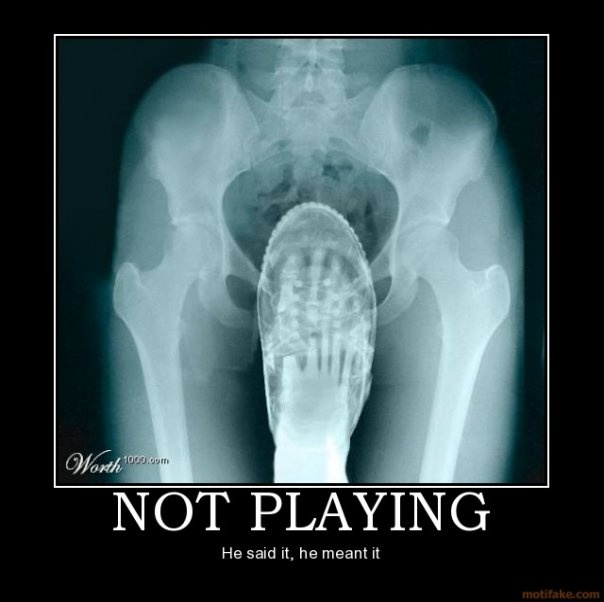
#> input picture xray.jpg, 604 x 602 px
$ python convert_image_to_dicom.py -i xray.jpg -o xray.dcm --patient 'DOE^John' --id 12345 --modality DX --monochrome
#> lines starting #> are read from the running program, lines starting #| are printed output that depends on the picture
"""
Converts a JPG/PNG image in a minimal DICOM (Secondary Capture)

Usage example
python3 convert_image_to_dicom.py -i xray.jpg -o xray.dcm --patient "DOE^John" --id 12345 --modality DX --monochrome
"""

import argparse
import datetime
import os

#pydicom is the library to create/manipulate DICOM datasets and files
from pydicom.dataset import Dataset, FileDataset
from pydicom.uid import generate_uid, ExplicitVRBigEndian, SecondaryCaptureImageStorage

# Pillow handles reading common image formats (JPG/PNG)
from PIL import Image

# numpy is used to convert the Pillow image into raw bytes consistently
import numpy as np

def create_dicom_from_image(
        img_path,
        out_path,
        patient_name="ANON^PATIENT",
        patient_id="0000",
        modality="OT",
        study_uid=None,
        series_uid=None,
        sop_instance_uid=None,
        sop_class_uid=SecondaryCaptureImageStorage,
        make_monochrome=True
        ):
    """
    Create and save a DICOM file from an input image file

    Key design decisions:
    - Secondary Capture SOP class is used by default because it's generic and viewable by most DICOM viewers
    - Explicit VR little Edian Transfer syntax is chosen for the file dataset (common and compatible)
    - The File Meta (group 0002) is always written in Explicit VR Little Endian per DICOM standard
    - Pixel data is written uncompressed, if we where to use this for production we may need to use JPEG/JPEG2000 and change TransferSyntax accordingly
    """
#> called with img_path = 'xray.jpg', out_path = 'xray.dcm', patient_name = 'DOE^John', patient_id = '12345', modality = 'DX', sop_class_uid = '1.2.840.10008.5.1.4.1.1.7', make_monochrome = True

    # 1. Read the input image with Pillow
    img = Image.open(img_path)
#> img is the input picture: PIL image 604x602 RGB; mean R, G, B 63.1, 82.2, 85.4
    #convert to MONOCHROME2 if requested (typical for x-ray)
    if make_monochrome:
        img = img.convert('L') # 'L' is a 8-bit grayscale
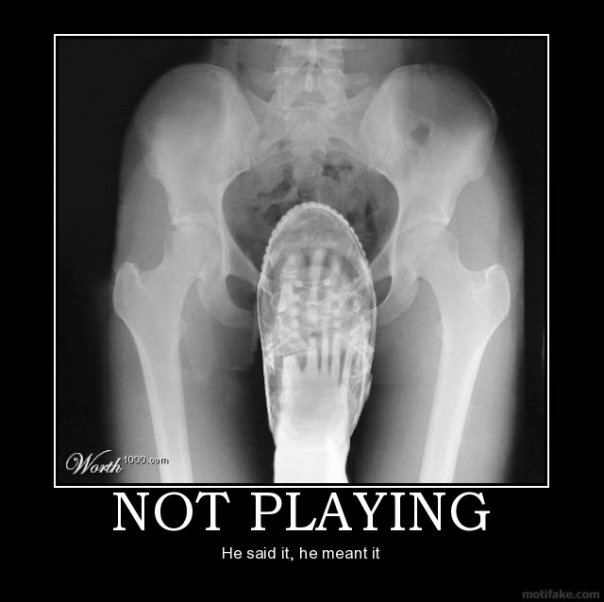
#> img: PIL image 604x602 L; min 0, max 255, mean 76.9
        photometric = "MONOCHROME2"
        samples_per_pixel = 1
    else:
        #convert to RGB (3 channels)
        img = img.convert("RGB")
        photometric = "RGB"
        samples_per_pixel = 3

    # Convert to numpy array for easy byte extraction and shape info
    arr = np.array(img)

    # 2. Convert numpy array for easy byte extraction and shape info
    file_meta = Dataset()
    # which SOP class (type of object) - using Secondary Capture by default
    file_meta.MediaStorageSOPClassUID = sop_class_uid
    # SOP instance UID for this particular file
    file_meta.MediaStorageSOPInstanceUID = sop_instance_uid or generate_uid()
    # Transfer Syntax for file meta: use Explicit VR Little Endian for compatibility
    # (use the correct attribute name TransferSyntaxUID)
    from pydicom.uid import ExplicitVRLittleEndian
    file_meta.TransferSyntaxUID = ExplicitVRLittleEndian
    #implementationClassUID is optional but recommended (identify the software)
    file_meta.ImplementationClassUID = generate_uid()

    # 3. Create the FileDataset object -> this represents the whole DICOM file
    # the preamble (128 bytes) is optional but common; FileDataset handles "DICM" prefix after the preamble
#> (the run stopped early here; a loop or call above may not have finished)
